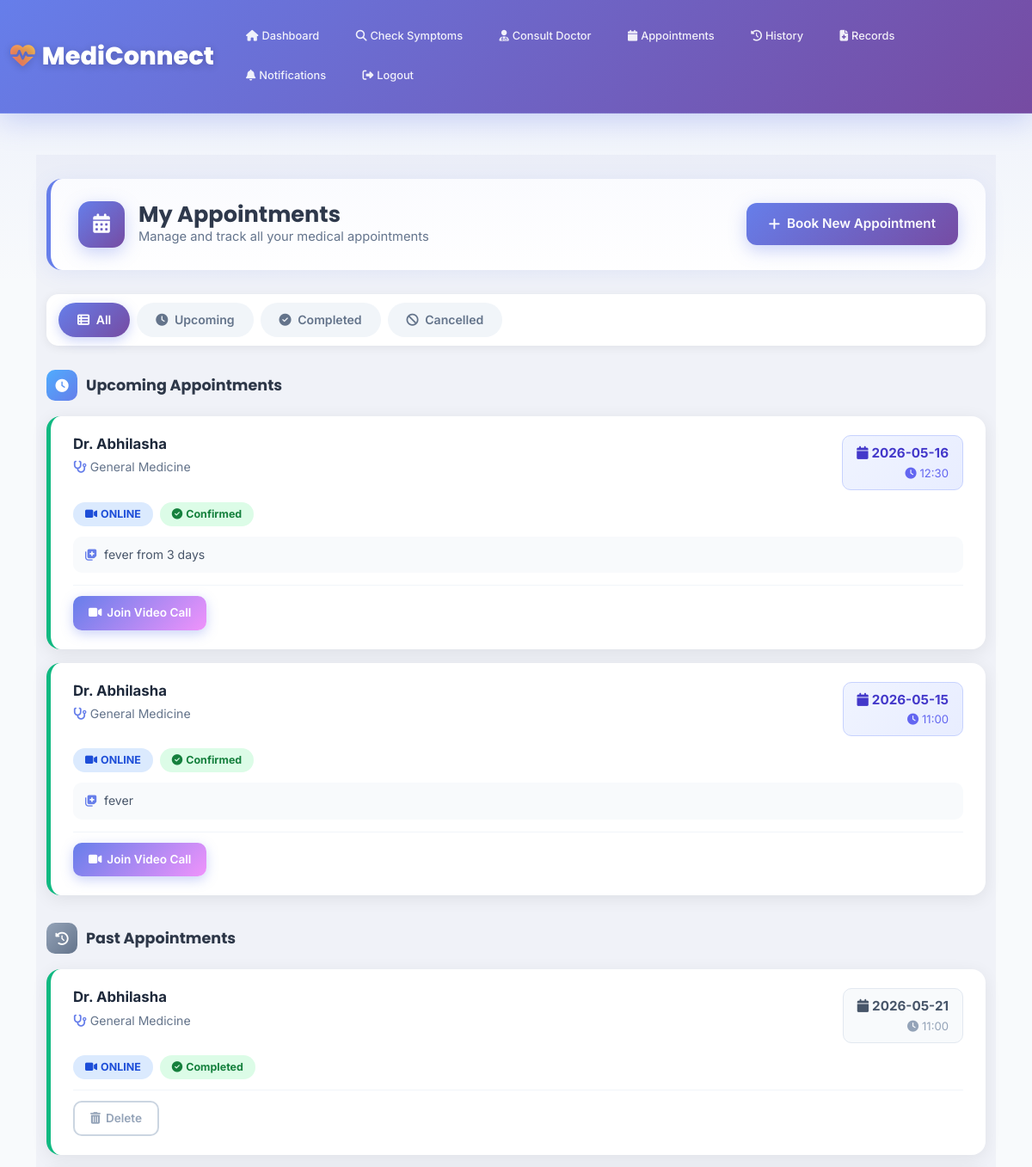
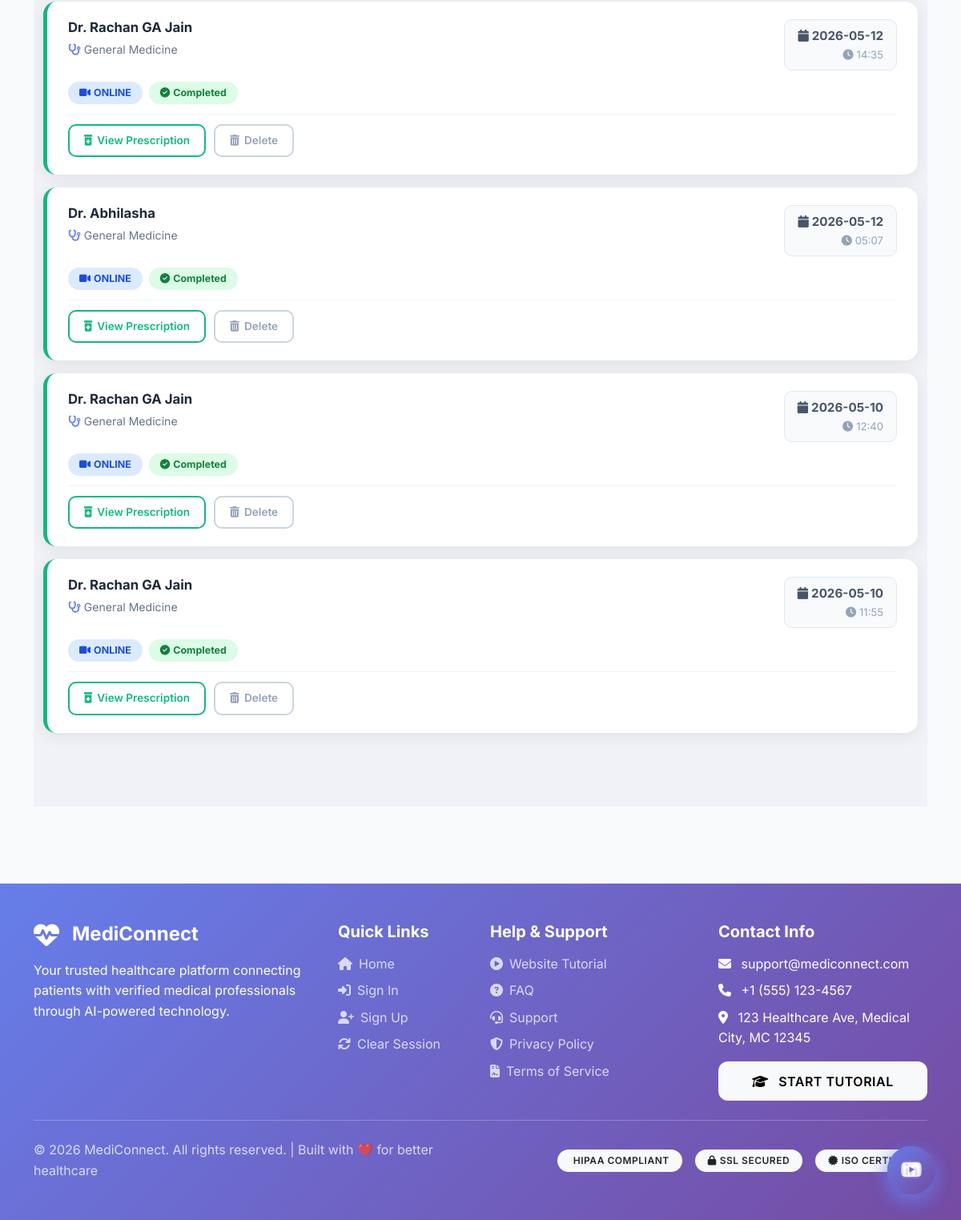
The page /patient/appointments (signed in) on the database its author committed (2 pictures, top to bottom).
### tables this page shows
CREATE TABLE "appointments" (
                id INTEGER PRIMARY KEY AUTOINCREMENT,
                patient_id INTEGER,
                doctor_id INTEGER,
                appointment_date DATE,
                appointment_time TIME,
                status TEXT DEFAULT 'scheduled',
                reason TEXT,
                notes TEXT,
                created_at TIMESTAMP DEFAULT CURRENT_TIMESTAMP, mode TEXT DEFAULT "online", symptoms TEXT, prescription TEXT, lab_tests TEXT, payment_status TEXT DEFAULT 'unpaid', payment_id INTEGER,
                FOREIGN KEY (patient_id) REFERENCES patients(id),
                FOREIGN KEY (doctor_id) REFERENCES doctors(id)
            );

CREATE TABLE users (
        id INTEGER PRIMARY KEY AUTOINCREMENT,
        name TEXT NOT NULL,
        email TEXT UNIQUE NOT NULL,
        password TEXT NOT NULL,
        role TEXT NOT NULL,
        phone TEXT,
        address TEXT,
        age INTEGER,
        gender TEXT,
        created_at TIMESTAMP DEFAULT CURRENT_TIMESTAMP
    , account_status VARCHAR(20) DEFAULT 'active');

CREATE TABLE doctors (
        id INTEGER PRIMARY KEY AUTOINCREMENT,
        user_id INTEGER,
        specialization TEXT,
        qualification TEXT,
        experience INTEGER,
        consultation_fee REAL,
        available BOOLEAN DEFAULT 1, verification_id TEXT, verification_status TEXT DEFAULT 'Pending', degree_certificate_path VARCHAR(500), council_registration_path VARCHAR(500), documents_uploaded BOOLEAN DEFAULT 0, verification_notes TEXT,
        FOREIGN KEY (user_id) REFERENCES users(id)
    );

### app.py (the view)
@app.route('/patient/appointments')
@login_required
@role_required('patient')
def patient_appointments():
    conn = get_db()
    patient = conn.execute('SELECT * FROM patients WHERE user_id = ?', (session['user_id'],)).fetchone()
    if not patient:
        conn.execute('INSERT INTO patients (user_id) VALUES (?)', (session['user_id'],))
        conn.commit()
        patient = conn.execute('SELECT * FROM patients WHERE user_id = ?', (session['user_id'],)).fetchone()
    appointments = conn.execute('''SELECT a.*, d.specialization, u.name as doctor_name
                                  FROM appointments a
                                  JOIN doctors d ON a.doctor_id = d.id
                                  JOIN users u ON d.user_id = u.id
                                  WHERE a.patient_id = ?
                                  ORDER BY a.appointment_date DESC, a.appointment_time DESC''',
                               (patient['id'],)).fetchall()
    conn.close()
    return render_template('patient_appointments.html', appointments=appointments)

### app.py (called while the page is built)
def get_db():
    conn = sqlite3.connect('medical.db')
    conn.row_factory = sqlite3.Row
    return conn

def login_required(f):
    @wraps(f)
    def decorated_function(*args, **kwargs):
        if 'user_id' not in session:
            flash('Please login first', 'warning')
            return redirect(url_for('signin_as'))
        if 'last_activity' in session:
            last_activity = datetime.fromisoformat(session['last_activity'])
            if datetime.now() - last_activity > timedelta(minutes=30):
                session.clear()
                flash('Session expired due to inactivity. Please login again.', 'warning')
                return redirect(url_for('signin_as'))
        session['last_activity'] = datetime.now().isoformat()
        session.permanent = True
        return f(*args, **kwargs)
    return decorated_function

def role_required(role):
    def decorator(f):
        @wraps(f)
        def decorated_function(*args, **kwargs):
            if 'role' not in session or session['role'] != role:
                flash('Access denied', 'danger')
                return redirect(url_for('signin_as'))
            return f(*args, **kwargs)
        return decorated_function
    return decorator

### templates/patient_appointments.html (shortened to what this page needs)
{% extends "base_clean.html" %}
{% block content %}
<div style="padding:28px 0 60px;background:#f0f2f8;min-height:100vh;">
<div class="container">
  <div style="background:#fff;border-radius:18px;box-shadow:0 4px 24px rgba(102,126,234,.10);border-left:5px solid #667eea;margin-bottom:28px;padding:26px 32px;display:flex;align-items:center;justify-content:space-between;flex-wrap:wrap;gap:16px;">
    <div style="display:flex;align-items:center;gap:16px;">
      <div style="width:54px;height:54px;border-radius:14px;background:linear-gradient(135deg,#667eea,#764ba2);display:flex;align-items:center;justify-content:center;box-shadow:0 6px 20px rgba(102,126,234,.35);">
        <i class="fas fa-calendar-alt" style="color:#fff;font-size:1.4rem;"></i>
      </div>
      <div>
        <h2 style="margin:0;font-family:'Poppins',sans-serif;font-weight:700;color:#2d3748;font-size:1.6rem;">My Appointments</h2>
        <p style="margin:0;color:#64748b;font-size:.92rem;">Manage and track all your medical appointments</p>
      </div>
    </div>
    <a href="{{ url_for('consult_doctor') }}"
       style="background:linear-gradient(135deg,#667eea,#764ba2);color:#fff;border:none;border-radius:12px;padding:12px 26px;font-weight:600;font-size:.95rem;text-decoration:none;display:inline-flex;align-items:center;gap:8px;box-shadow:0 6px 20px rgba(102,126,234,.35);">
      <i class="fas fa-plus"></i> Book New Appointment
    </a>
  </div>
  <div style="background:#fff;border-radius:14px;box-shadow:0 2px 12px rgba(0,0,0,.07);padding:10px 14px;margin-bottom:28px;display:flex;gap:8px;flex-wrap:wrap;">
    <button onclick="filterAppts('all')" id="tab-all"
            style="border:none;border-radius:30px;padding:9px 22px;font-weight:600;font-size:.88rem;cursor:pointer;background:linear-gradient(135deg,#667eea,#764ba2);color:#fff;box-shadow:0 4px 14px rgba(102,126,234,.35);">
      <i class="fas fa-th-list me-1"></i> All
    </button>
    <button onclick="filterAppts('upcoming')" id="tab-upcoming"
            style="border:none;border-radius:30px;padding:9px 22px;font-weight:600;font-size:.88rem;cursor:pointer;background:#f1f5f9;color:#64748b;">
      <i class="fas fa-clock me-1"></i> Upcoming
    </button>
    <button onclick="filterAppts('completed')" id="tab-completed"
            style="border:none;border-radius:30px;padding:9px 22px;font-weight:600;font-size:.88rem;cursor:pointer;background:#f1f5f9;color:#64748b;">
      <i class="fas fa-check-circle me-1"></i> Completed
    </button>
    <button onclick="filterAppts('cancelled')" id="tab-cancelled"
            style="border:none;border-radius:30px;padding:9px 22px;font-weight:600;font-size:.88rem;cursor:pointer;background:#f1f5f9;color:#64748b;">
      <i class="fas fa-ban me-1"></i> Cancelled
    </button>
  </div>
  {% if appointments %}
  <div class="appt-section" id="sec-upcoming" style="margin-bottom:32px;">
    <div style="display:flex;align-items:center;gap:10px;margin-bottom:18px;">
      <div style="width:36px;height:36px;border-radius:10px;background:linear-gradient(135deg,#4facfe,#667eea);display:flex;align-items:center;justify-content:center;">
        <i class="fas fa-clock" style="color:#fff;font-size:.95rem;"></i>
      </div>
      <h4 style="margin:0;font-family:'Poppins',sans-serif;font-weight:700;color:#2d3748;font-size:1.1rem;">Upcoming Appointments</h4>
    </div>
    {% set upcoming_shown = [] %}
    {% for apt in appointments %}
    {% if apt.status in ['scheduled','confirmed','pending','emergency'] %}
    {% set _ = upcoming_shown.append(1) %}
    {% set bc = '#667eea' %}{% if apt.status=='confirmed' %}{% set bc='#10b981' %}{% elif apt.status=='emergency' %}{% set bc='#ef4444' %}{% elif apt.status=='pending' %}{% set bc='#f59e0b' %}{% endif %}
    <div class="appt-card" data-status="{{ apt.status }}"
         style="background:#fff;border-radius:16px;box-shadow:0 4px 20px rgba(0,0,0,.08);border-left:5px solid {{ bc }};margin-bottom:16px;padding:22px 26px;transition:transform .2s,box-shadow .2s;"
         onmouseover="this.style.transform='translateY(-3px)';this.style.boxShadow='0 10px 32px rgba(0,0,0,.13)'"
         onmouseout="this.style.transform='translateY(0)';this.style.boxShadow='0 4px 20px rgba(0,0,0,.08)'">
      <div style="display:flex;justify-content:space-between;align-items:flex-start;flex-wrap:wrap;gap:12px;margin-bottom:14px;">
        <div>
          <h5 style="margin:0 0 4px;font-weight:700;color:#1e293b;font-size:1.05rem;">Dr. {{ apt.doctor_name }}</h5>
          <span style="color:#64748b;font-size:.88rem;"><i class="fas fa-stethoscope me-1" style="color:#667eea;"></i>{{ apt.specialization }}</span>
        </div>
        <div style="background:linear-gradient(135deg,#f0f4ff,#e8edff);border:1px solid #c7d2fe;border-radius:10px;padding:8px 16px;text-align:right;">
          <div style="font-weight:700;color:#4338ca;font-size:.95rem;"><i class="fas fa-calendar me-1"></i>{{ apt.appointment_date }}</div>
          <div style="color:#6366f1;font-size:.82rem;"><i class="fas fa-clock me-1"></i>{{ apt.appointment_time }}</div>
        </div>
      </div>
      <div style="display:flex;gap:8px;flex-wrap:wrap;margin-bottom:12px;">
        {% if apt.mode in ['online','video'] %}<span style="background:#dbeafe;color:#1d4ed8;border-radius:20px;padding:4px 14px;font-size:.78rem;font-weight:700;"><i class="fas fa-video me-1"></i>ONLINE</span>
        {% elif apt.mode == 'emergency' %}<span style="background:#fee2e2;color:#b91c1c;border-radius:20px;padding:4px 14px;font-size:.78rem;font-weight:700;"><i class="fas fa-ambulance me-1"></i>EMERGENCY</span>
        {% else %}<span style="background:#dcfce7;color:#15803d;border-radius:20px;padding:4px 14px;font-size:.78rem;font-weight:700;"><i class="fas fa-hospital me-1"></i>IN-PERSON</span>{% endif %}
        {% if apt.status=='confirmed' %}<span style="background:#dcfce7;color:#15803d;border-radius:20px;padding:4px 14px;font-size:.78rem;font-weight:700;"><i class="fas fa-check-circle me-1"></i>Confirmed</span>
        {% elif apt.status=='emergency' %}<span style="background:#fee2e2;color:#b91c1c;border-radius:20px;padding:4px 14px;font-size:.78rem;font-weight:700;"><i class="fas fa-exclamation-triangle me-1"></i>EMERGENCY</span>
        {% elif apt.status=='pending' %}<span style="background:#fef3c7;color:#92400e;border-radius:20px;padding:4px 14px;font-size:.78rem;font-weight:700;"><i class="fas fa-hourglass-half me-1"></i>Pending</span>
        {% else %}<span style="background:#e0e7ff;color:#4338ca;border-radius:20px;padding:4px 14px;font-size:.78rem;font-weight:700;"><i class="fas fa-calendar-check me-1"></i>Scheduled</span>{% endif %}
      </div>
      {% if apt.reason %}<div style="background:#f8fafc;border-radius:10px;padding:10px 14px;margin-bottom:14px;color:#475569;font-size:.88rem;"><i class="fas fa-notes-medical me-2" style="color:#667eea;"></i>{{ apt.reason }}</div>{% endif %}
      <div style="display:flex;gap:10px;flex-wrap:wrap;padding-top:12px;border-top:1px solid #f1f5f9;">
        {% if apt.status in ['confirmed','scheduled'] and apt.mode in ['online','video'] %}
        <a href="{{ url_for('video_call', appointment_id=apt.id) }}"
           style="background:linear-gradient(135deg,#667eea,#f093fb);color:#fff;border:none;border-radius:10px;padding:9px 18px;font-weight:600;font-size:.85rem;text-decoration:none;display:inline-flex;align-items:center;gap:6px;box-shadow:0 4px 14px rgba(102,126,234,.35);">
          <i class="fas fa-video"></i> Join Video Call
        </a>{% endif %}
      </div>
    </div>
    {% endif %}
    {% endfor %}
  </div>
  <div class="appt-section" id="sec-past" style="margin-bottom:32px;">
    <div style="display:flex;align-items:center;gap:10px;margin-bottom:18px;">
      <div style="width:36px;height:36px;border-radius:10px;background:linear-gradient(135deg,#94a3b8,#64748b);display:flex;align-items:center;justify-content:center;">
        <i class="fas fa-history" style="color:#fff;font-size:.95rem;"></i>
      </div>
      <h4 style="margin:0;font-family:'Poppins',sans-serif;font-weight:700;color:#2d3748;font-size:1.1rem;">Past Appointments</h4>
    </div>
    {% set past_shown = [] %}
    {% for apt in appointments %}
    {% if apt.status in ['completed','cancelled'] %}
    {% set _ = past_shown.append(1) %}
    {% set bc = '#10b981' if apt.status=='completed' else '#94a3b8' %}
    <div class="appt-card" data-status="{{ apt.status }}"
         style="background:#fff;border-radius:16px;box-shadow:0 4px 20px rgba(0,0,0,.07);border-left:5px solid {{ bc }};margin-bottom:16px;padding:22px 26px;transition:transform .2s,box-shadow .2s;"
         onmouseover="this.style.transform='translateY(-3px)';this.style.boxShadow='0 10px 32px rgba(0,0,0,.12)'"
         onmouseout="this.style.transform='translateY(0)';this.style.boxShadow='0 4px 20px rgba(0,0,0,.07)'">
      <div style="display:flex;justify-content:space-between;align-items:flex-start;flex-wrap:wrap;gap:12px;margin-bottom:14px;">
        <div>
          <h5 style="margin:0 0 4px;font-weight:700;color:#1e293b;font-size:1.05rem;">Dr. {{ apt.doctor_name }}</h5>
          <span style="color:#64748b;font-size:.88rem;"><i class="fas fa-stethoscope me-1" style="color:#667eea;"></i>{{ apt.specialization }}</span>
        </div>
        <div style="background:#f8fafc;border:1px solid #e2e8f0;border-radius:10px;padding:8px 16px;text-align:right;">
          <div style="font-weight:700;color:#475569;font-size:.95rem;"><i class="fas fa-calendar me-1"></i>{{ apt.appointment_date }}</div>
          <div style="color:#94a3b8;font-size:.82rem;"><i class="fas fa-clock me-1"></i>{{ apt.appointment_time }}</div>
        </div>
      </div>
      <div style="display:flex;gap:8px;flex-wrap:wrap;margin-bottom:12px;">
        {% if apt.mode in ['online','video'] %}<span style="background:#dbeafe;color:#1d4ed8;border-radius:20px;padding:4px 14px;font-size:.78rem;font-weight:700;"><i class="fas fa-video me-1"></i>ONLINE</span>
        {% else %}<span style="background:#dcfce7;color:#15803d;border-radius:20px;padding:4px 14px;font-size:.78rem;font-weight:700;"><i class="fas fa-hospital me-1"></i>IN-PERSON</span>{% endif %}
        {% if apt.status=='completed' %}<span style="background:#dcfce7;color:#15803d;border-radius:20px;padding:4px 14px;font-size:.78rem;font-weight:700;"><i class="fas fa-check-circle me-1"></i>Completed</span>
        {% else %}<span style="background:#f1f5f9;color:#64748b;border-radius:20px;padding:4px 14px;font-size:.78rem;font-weight:700;"><i class="fas fa-ban me-1"></i>Cancelled</span>{% endif %}
      </div>
      <div style="display:flex;gap:10px;flex-wrap:wrap;padding-top:12px;border-top:1px solid #f1f5f9;">
        {% if apt.status=='completed' and (apt.prescription or apt.lab_tests) %}
        <a href="{{ url_for('view_prescription', appointment_id=apt.id) }}"
           style="background:transparent;color:#10b981;border:2px solid #10b981;border-radius:10px;padding:8px 18px;font-weight:600;font-size:.85rem;text-decoration:none;display:inline-flex;align-items:center;gap:6px;">
          <i class="fas fa-prescription-bottle-alt"></i> View Prescription
        </a>{% endif %}
        {% if apt.status in ['cancelled','completed'] %}
        <button onclick="confirmDelete('{{ url_for('delete_appointment', appointment_id=apt.id) }}')"
                style="background:transparent;color:#94a3b8;border:2px solid #cbd5e1;border-radius:10px;padding:8px 18px;font-weight:600;font-size:.85rem;cursor:pointer;display:inline-flex;align-items:center;gap:6px;">
          <i class="fas fa-trash-alt"></i> Delete
        </button>{% endif %}
      </div>
    </div>
    {% endif %}
    {% endfor %}
  </div>
  {% endif %}
</div></div>
{% endblock %}

### templates/base_clean.html (style rules this page uses)
:root { --primary-gradient: linear-gradient(135deg, #667eea 0%, #764ba2 100%); --secondary-gradient: linear-gradient(135deg, #f093fb 0%, #f5576c 100%); --success-gradient: linear-gradient(135deg, #4facfe 0%, #00f2fe 100%); --warning-gradient: linear-gradient(135deg, #43e97b 0%, #38f9d7 100%); --danger-gradient: linear-gradient(135deg, #fa709a 0%, #fee140 100%); --dark-gradient: linear-gradient(135deg, #2c3e50 0%, #34495e 100%); --light-bg: #f8fafc; --card-shadow: 0 10px 40px rgba(0, 0, 0, 0.1); --card-shadow-hover: 0 20px 60px rgba(0, 0, 0, 0.15); --border-radius: 20px; --transition: all 0.4s cubic-bezier(0.4, 0, 0.2, 1); }
* { margin: 0; padding: 0; box-sizing: border-box; }
body { font-family: 'Inter', -apple-system, BlinkMacSystemFont, 'Segoe UI', sans-serif; background: var(--light-bg); color: #2d3748; line-height: 1.6; overflow-x: hidden; }
html { scroll-behavior: smooth; }
body { animation: pageFadeIn .35s ease; }

### rows shown on the page
appointments: doctor_name "Abhilasha", specialization "General Medicine", appointment_date "2026-05-16", appointment_time "12:30", mode "online" (drawn), status "Confirmed", reason "fever from 3 days"
appointments: doctor_name "Abhilasha", specialization "General Medicine", appointment_date "2026-05-15", appointment_time "11:00", mode "online" (drawn), status "Confirmed", reason "fever"
appointments: doctor_name "Abhilasha", specialization "General Medicine", appointment_date "2026-05-21", appointment_time "11:00", mode "online" (drawn), status "Completed"
appointments: doctor_name "Rachan GA Jain", specialization "General Medicine", appointment_date "2026-05-12", appointment_time "14:35", mode "online" (drawn), status "Completed"
appointments: doctor_name "Abhilasha", specialization "General Medicine", appointment_date "2026-05-12", appointment_time "05:07", mode "online" (drawn), status "Completed"
appointments: doctor_name "Rachan GA Jain", specialization "General Medicine", appointment_date "2026-05-10", appointment_time "12:40", mode "online" (drawn), status "Completed"
appointments: doctor_name "Rachan GA Jain", specialization "General Medicine", appointment_date "2026-05-10", appointment_time "11:55", mode "online" (drawn), status "Completed"
